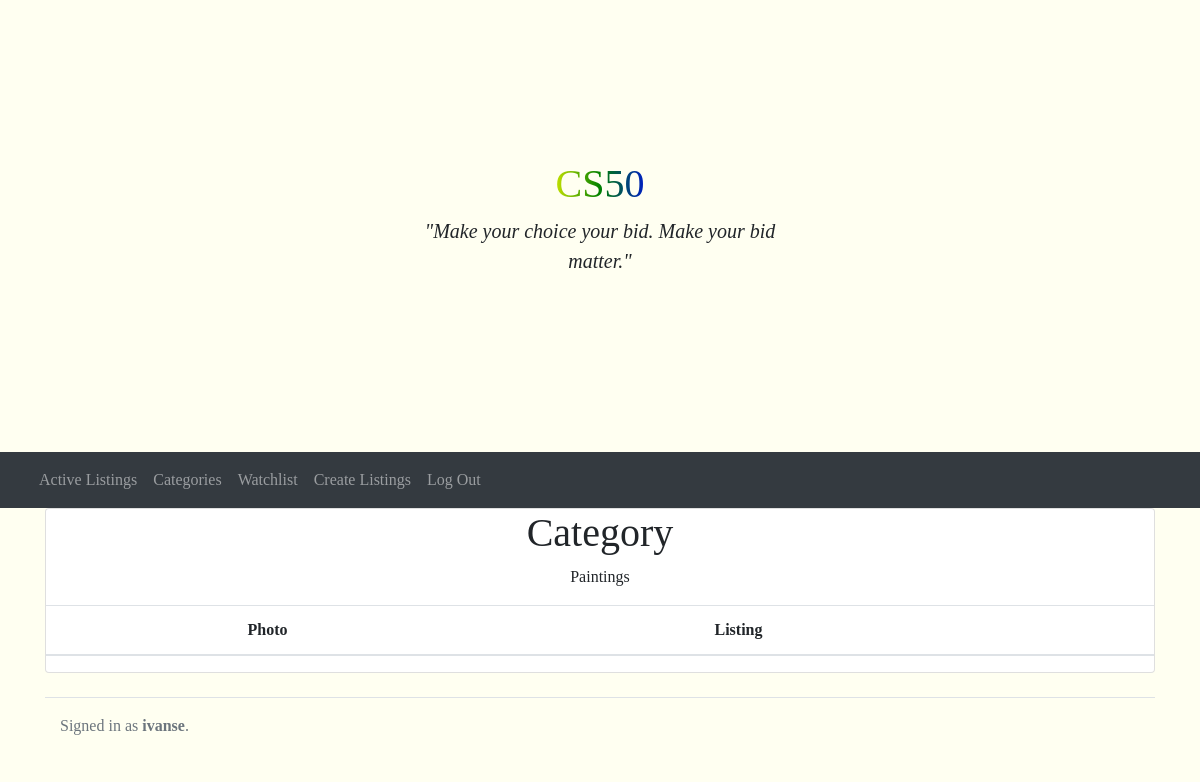
The page /categorie/painting (signed in) on the database as committed earlier.
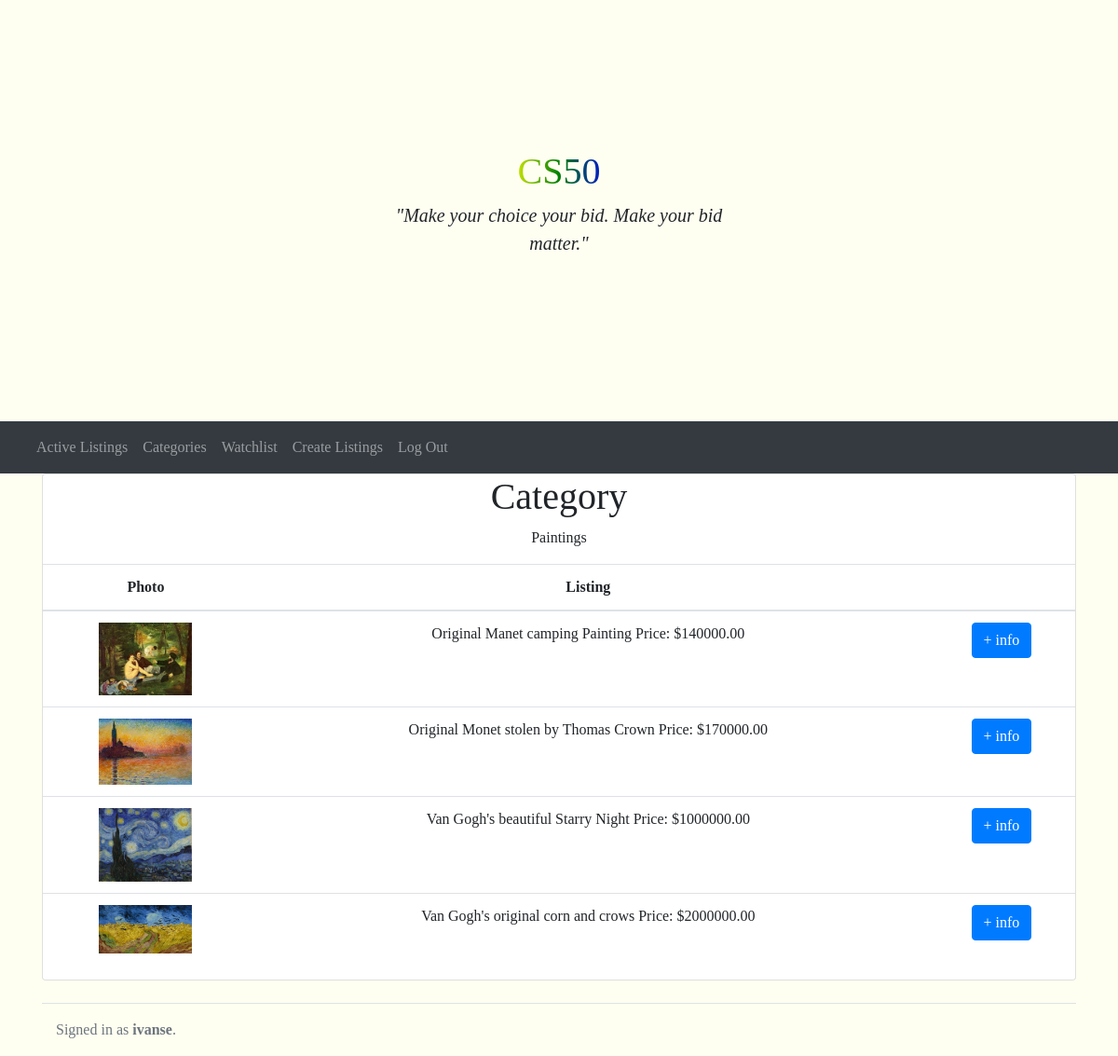
The same page on the database as committed later.
### auctions/models.py (models this page shows)
class User(AbstractUser):
    pass

class listing(models.Model):
    item = models.CharField(max_length=255)
    description = models.CharField(max_length=255, blank=True)
    price = models.DecimalField(max_digits=10, decimal_places=2)
    category = models.CharField(max_length=67, choices=dicCategorie)
    tophorizon = models.DateTimeField(auto_now_add=True, blank=True)
    owner = models.ForeignKey(
        User, on_delete=models.CASCADE, related_name="owners")
    bid = models.ManyToManyField(bid, blank=True, related_name="bid")
    comments = models.ManyToManyField(
        comment, blank=True, related_name="comments")
    photo = models.ImageField(null=True, blank=True)
    closed = models.BooleanField(default=False)

### auctions/views.py (the view)
# urls.py: path("categorie/<str:category>", views.add_category_view, name="show"),
@login_required
def add_category_view(request,category):
    category_ = category
    listings_ = listing.objects.filter(category=category_)
    cat_ = dict(dicCategorie)
    return render(request, 'auctions/categorie.html', {
        "listings": listings_,
        "category": cat_[category_]
    })

### auctions/templates/auctions/categorie.html
{% extends 'auctions/layout.html' %}
{% block body %}
<div class="container">
  <div class="card" >
    <h1 class="text">Category</h1>
    <p>{{ category }}</p>
    <table class="table">
      <thead>
        <tr>
          <th scope="col">Photo</th>
          <th scope="col">Listing</th>
          <th scope="col"></th>
        </tr>
      </thead>
      <tbody>
          {% for listing in listings %}
        <tr>
          <th scope="row">
            <img src="{{ listing.photo.url }}" alt="image" style="width: 100px; height: auto">
          </th>
          <td>
            {{ listing.description }}
            Price: ${{ listing.price }}
          </td>
          <td>
            <a href="{% url 'listing' listing.id %}" type="submit" class="btn btn-primary">+ info</a>
          </td>
        </tr>
          {% endfor %}
      </tbody>
    </table>
  </div>
</div>
{% endblock %}

### auctions/templates/auctions/layout.html (shortened to what this page needs)
{% load static %}
<!DOCTYPE html>
<html lang="en">
<head>
  <link rel="stylesheet" href="https://stackpath.bootstrapcdn.com/bootstrap/4.4.1/css/bootstrap.min.css"
>
  <link href="{% static 'auctions/styles.css' %}" rel="stylesheet">
</head>
<body>
  <div class="position-relative overflow-hidden p-3 p-md-5 m-md-3 text-center ">
    <div class="col-md-5 p-lg-5 mx-auto my-5">
      <h1 class="rainbow-text">CS50</h1>
      <p class="lead fw-normal"><i class="fas fa-wine-bottle text">"Make your choice your bid. Make your bid matter."</i>
      </p>
    </div>
  </div>
  <nav class="navbar navbar-expand-sm navbar-dark bg-dark" aria-label="Third navbar example">
    <div class="container-fluid">
      <div class="collapse navbar-collapse" id="navbarsExample03">
        <ul class="navbar-nav me-auto mb-2 mb-sm-0">
          <li class="nav-item">
            <a class="nav-link" href="{% url 'index' %}">Active Listings</a>
          </li>
          <li class="nav-item">
            <a class="nav-link" href="{% url 'categories' %}">Categories</a>
          </li>
          <li class="nav-item">
            <a class="nav-link" href="{% url 'watchlist' %}">Watchlist</a>
          </li>
          <li class="nav-item">
            <a class="nav-link" href="{% url 'create_listings' %}">Create Listings</a>
          </li>
          {% if user.is_authenticated %}
          <li class="nav-item">
            <a class="nav-link" href="{% url 'logout' %}">Log Out</a>
          </li>
          {% endif %}
        </ul>
      </div>
    </div>
  </nav>
  <div class="container-fluid justify-content-center">
    {% block body %}
    {% endblock %}
  </div>
  <div class="container">
    <footer class="d-flex flex-wrap justify-content-between align-items-center py-3 my-4 border-top">
      <div class="col-md-4 d-flex align-items-center">
        <span class="text-muted">{% if user.is_authenticated %}
          Signed in as <strong>{{ user.username }}</strong>.
          {% else %}
          Not signed in.
          {% endif %}</span>
      </div>
    </footer>
  </div>
</body>
</html>

### auctions/static/auctions/styles.css (style rules this page uses)
html,body { height: 100%; width: 100%; }

Rows that differ between the two databases and show on the page:
added listing: photo (picture), description "Original Manet camping Painting", price "140000.00"
added listing: photo (picture), description "Original Monet stolen by Thomas Crown", price "170000.00"
added listing: photo (picture), description "Van Gogh's beautiful Starry Night", price "1000000.00"
added listing: photo (picture), description "Van Gogh's original corn and crows", price "2000000.00"
